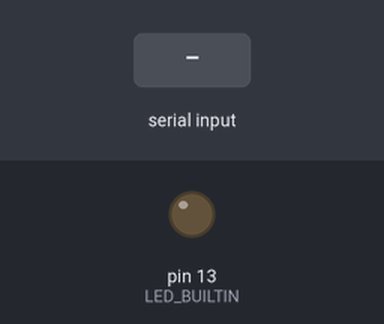
The sketch below on a simulated Arduino Uno, built with avr-gcc and run on an emulated ATmega328P. Shown: output pins drawn as LEDs (lit = HIGH). The test bench sets the inputs (shaded band).

Above: at 1.2 s.
1.3 s: "ON\n" received over Serial
At 2.1 s:
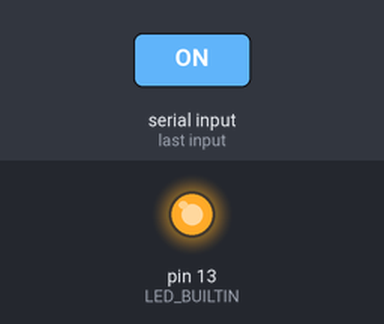
2.8 s: "OFF\n" received over Serial
At 3.3 s:
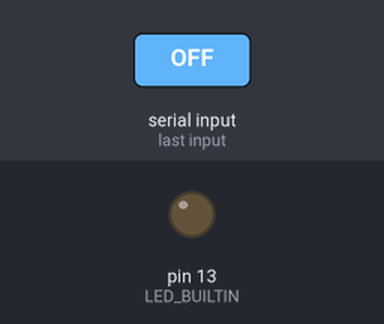
Timing chart, 0 to 5.8 s (numbered marks = the images above; inputs shaded):
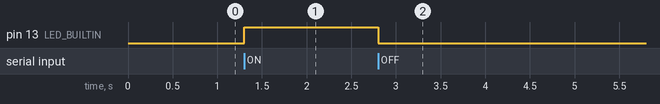

Measured:
- after the input at 1.3 s, pin 13 (LED_BUILTIN): LOW → HIGH at once
- after the input at 2.8 s, pin 13 (LED_BUILTIN): HIGH → LOW at once

The sketch:

ArduinoEcho.ino
```cpp
void setup()
{
  Serial.begin(9600);
  pinMode(LED_BUILTIN, OUTPUT);
}

void loop()
{
  if(Serial.available() > 0) {
    String value = Serial.readStringUntil('\n');
    if (value == "ON"){
    digitalWrite(LED_BUILTIN, HIGH);
    }
    if (value == "OFF"){
    digitalWrite(LED_BUILTIN, LOW);
    }
  }
}
```
